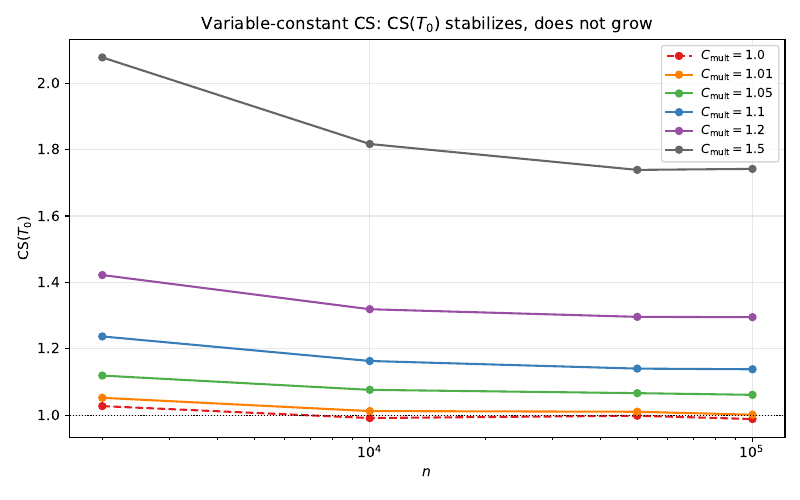

Python code for this plot:
#!/usr/bin/env python3
"""Figure 7: CS(T₀) vs n for multiple C_mult values (Z114 data)."""
import matplotlib.pyplot as plt
import numpy as np

# Data from Z114 state file
ns = [2000, 10000, 50000, 100000]

data = {
    1.00: [1.027, 0.991, 0.998, 0.988],
    1.01: [1.052, 1.012, 1.010, 1.001],
    1.05: [1.119, 1.076, 1.066, 1.061],
    1.10: [1.237, 1.163, 1.140, 1.138],
    1.20: [1.422, 1.319, 1.296, 1.295],
    1.50: [2.078, 1.817, 1.739, 1.742],
}

fig, ax = plt.subplots(figsize=(8, 5))

colors = ['#e41a1c', '#ff7f00', '#4daf4a', '#377eb8', '#984ea3', '#666666']
for i, (cmult, vals) in enumerate(data.items()):
    style = '--' if cmult == 1.00 else '-'
    ax.plot(ns, vals, f'{style}o', color=colors[i], markersize=5,
            linewidth=1.5, label=f'$C_{{\\mathrm{{mult}}}} = {cmult}$')

ax.axhline(y=1.0, color='black', linestyle=':', linewidth=0.8)
ax.set_xscale('log')
ax.set_xlabel('$n$')
ax.set_ylabel('$\\mathrm{CS}(T_0)$')
ax.set_title('Variable-constant CS: $\\mathrm{CS}(T_0)$ stabilizes, does not grow')
ax.legend(fontsize=9)
ax.grid(True, alpha=0.3)
fig.tight_layout()
fig.savefig('fig_variable_constant.png', dpi=150)
fig.savefig('fig_variable_constant.pdf')
print("Saved fig_variable_constant.{png,pdf}")
